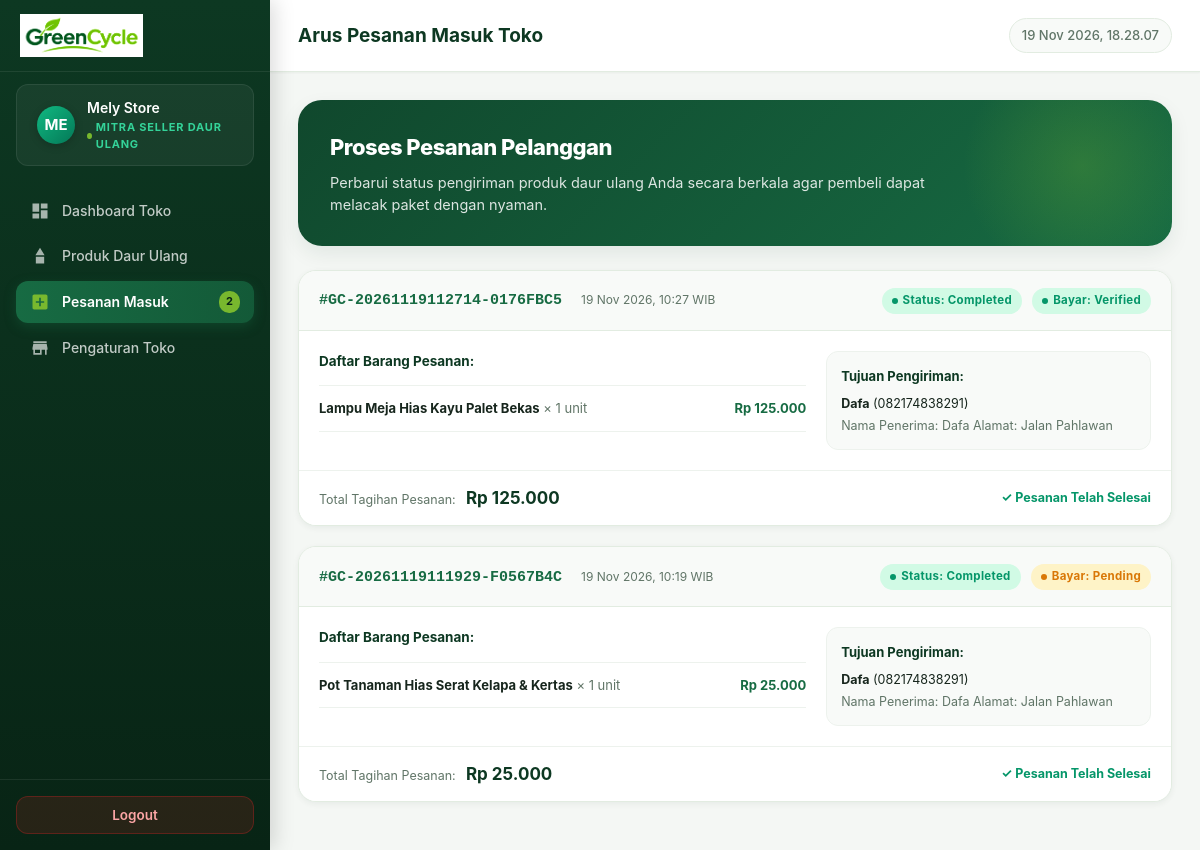
Page /seller/orders/index.php (signed in) on the committed database.
### tables this page shows
CREATE TABLE `stores` (
  `id` int(11) NOT NULL,
  `user_id` int(11) NOT NULL,
  `store_name` varchar(150) NOT NULL,
  `description` text DEFAULT NULL,
  `address` text DEFAULT NULL,
  `phone` varchar(20) DEFAULT NULL,
  `logo` varchar(255) DEFAULT NULL,
  `status` enum('active','inactive') NOT NULL DEFAULT 'active',
  `created_at` timestamp NOT NULL DEFAULT current_timestamp(),
  `updated_at` timestamp NOT NULL DEFAULT current_timestamp() ON UPDATE current_timestamp()
);

CREATE TABLE `orders` (
  `id` int(11) NOT NULL,
  `order_code` varchar(50) NOT NULL,
  `user_id` int(11) NOT NULL,
  `store_id` int(11) NOT NULL,
  `order_date` timestamp NOT NULL DEFAULT current_timestamp(),
  `shipping_address` text NOT NULL,
  `phone` varchar(20) NOT NULL DEFAULT '',
  `subtotal` decimal(12,2) NOT NULL DEFAULT 0.00,
  `shipping_cost` decimal(12,2) NOT NULL DEFAULT 0.00,
  `total_amount` decimal(12,2) NOT NULL DEFAULT 0.00,
  `status` enum('pending','processing','shipped','completed','cancelled') NOT NULL DEFAULT 'pending',
  `notes` text DEFAULT NULL,
  `created_at` timestamp NOT NULL DEFAULT current_timestamp(),
  `updated_at` timestamp NOT NULL DEFAULT current_timestamp() ON UPDATE current_timestamp()
);

CREATE TABLE `transactions` (
  `id` int(11) NOT NULL,
  `order_id` int(11) NOT NULL,
  `payment_method` enum('bank_transfer','cash_on_delivery') NOT NULL DEFAULT 'bank_transfer',
  `payment_status` enum('pending','verified','rejected') NOT NULL DEFAULT 'pending',
  `payment_proof` varchar(255) DEFAULT NULL,
  `payment_date` datetime DEFAULT NULL,
  `verified_at` datetime DEFAULT NULL,
  `created_at` timestamp NOT NULL DEFAULT current_timestamp(),
  `updated_at` timestamp NOT NULL DEFAULT current_timestamp() ON UPDATE current_timestamp()
);

CREATE TABLE `order_items` (
  `id` int(11) NOT NULL,
  `order_id` int(11) NOT NULL,
  `product_id` int(11) DEFAULT NULL,
  `product_name` varchar(150) NOT NULL,
  `product_photo` varchar(255) DEFAULT NULL,
  `price` decimal(12,2) NOT NULL,
  `quantity` int(11) NOT NULL,
  `subtotal` decimal(12,2) NOT NULL
);

CREATE TABLE `users` (
  `id` int(11) NOT NULL,
  `name` varchar(100) NOT NULL,
  `email` varchar(100) NOT NULL,
  `password` varchar(255) NOT NULL,
  `phone` varchar(20) DEFAULT NULL,
  `address` text DEFAULT NULL,
  `profile_photo` varchar(255) DEFAULT NULL,
  `role` enum('admin','seller','customer') NOT NULL DEFAULT 'customer',
  `status` enum('active','inactive') NOT NULL DEFAULT 'active',
  `created_at` timestamp NOT NULL DEFAULT current_timestamp(),
  `updated_at` timestamp NOT NULL DEFAULT current_timestamp() ON UPDATE current_timestamp()
);

### includes/init.php (called while the page is built, shortened)
<?php
function e($value)
{
    return htmlspecialchars((string) $value, ENT_QUOTES, 'UTF-8');
}

### seller/orders/index.php (the view, shortened to what this page needs)
<?php
require_once __DIR__ . '/../../includes/auth_check.php';
$userId = (int)$_SESSION['user_id'];
$sellerName = $_SESSION['name'] ?? 'Penjual';
$stmt = $conn->prepare("SELECT id, store_name FROM stores WHERE user_id = ? LIMIT 1");
$stmt->bind_param("i", $userId);
$stmt->execute();
$store = $stmt->get_result()->fetch_assoc();
$storeId = $store ? (int)$store['id'] : 0;
$orders = [];
if ($storeId > 0) {
    $oStmt = $conn->prepare("
        SELECT
            o.id,
            o.order_code,
            o.order_date,
            o.shipping_address,
            o.subtotal,
            o.shipping_cost,
            o.total_amount,
            o.status,
            o.notes,
            u.name AS customer_name,
            u.phone AS customer_phone,
            u.email AS customer_email,
            t.payment_method,
            t.payment_status
        FROM orders o
        INNER JOIN users u ON o.user_id = u.id
        LEFT JOIN transactions t ON t.order_id = o.id
        WHERE o.store_id = ?
        ORDER BY o.order_date DESC
    ");
    $oStmt->bind_param("i", $storeId);
    $oStmt->execute();
    $orders = $oStmt->get_result()->fetch_all(MYSQLI_ASSOC);
    foreach ($orders as &$ord) {
        $iStmt = $conn->prepare("
            SELECT product_name, price, quantity, subtotal, product_photo
            FROM order_items
            WHERE order_id = ?
        ");
        $iStmt->bind_param("i", $ord['id']);
        $iStmt->execute();
        $ord['items'] = $iStmt->get_result()->fetch_all(MYSQLI_ASSOC);
    }
}
?>
<!DOCTYPE html>
<html lang="id">
<head>
    <link rel="stylesheet" href="/GreenCycle/assets/css/dashboard.css">
</head>
<body>
<div class="gc-app">
    <aside class="gc-sidebar" id="gcSidebar">
        <div class="gc-sidebar-header">
            <a href="/GreenCycle/seller/dashboard.php" class="gc-sidebar-logo">
                <img
                    src="/GreenCycle/assets/images/greencycle-logo.png"
                    alt="GreenCycle Logo"
                    onerror="this.style.display='none'; this.nextElementSibling.style.display='inline';"
                >
            </a>
        </div>
        <div class="gc-sidebar-role-badge">
            <div class="gc-role-avatar" style="background: linear-gradient(135deg, #10b981, #047857);">
                <?= strtoupper(substr($store['store_name'] ?? $sellerName, 0, 2)) ?>
            </div>
            <div class="gc-role-info">
                <div class="gc-role-name"><?= e($store['store_name'] ?? $sellerName) ?></div>
                <div class="gc-role-tag" style="color: #34d399;">Mitra Seller Daur Ulang</div>
            </div>
        </div>
        <nav class="gc-sidebar-nav">
            <a href="/GreenCycle/seller/dashboard.php" class="gc-nav-item">
                <svg viewBox="0 0 24 24"><path d="M3 13h8V3H3v10zm0 8h8v-6H3v6zm10 0h8V11h-8v10zm0-18v6h8V3h-8z"/></svg>
                Dashboard Toko
            </a>
            <a href="/GreenCycle/seller/products/index.php" class="gc-nav-item">
                <svg viewBox="0 0 24 24"><path d="M12 2l-5.5 9h11zM7 13h10v8H7z"/></svg>
                Produk Daur Ulang
            </a>
            <a href="/GreenCycle/seller/orders/index.php" class="gc-nav-item active">
                <svg viewBox="0 0 24 24"><path d="M19 3H5c-1.1 0-2 .9-2 2v14c0 1.1.9 2 2 2h14c1.1 0 2-.9 2-2V5c0-1.1-.9-2-2-2zm-2 10h-4v4h-2v-4H7v-2h4V7h2v4h4v2z"/></svg>
                Pesanan Masuk
                <span class="gc-nav-badge"><?= count($orders) ?></span>
            </a>
            <a href="/GreenCycle/seller/store/index.php" class="gc-nav-item">
                <svg viewBox="0 0 24 24"><path d="M20 4H4v2h16V4zm1 10v-2l-1-5H4l-1 5v2h1v6h10v-6h4v6h2v-6h1zm-9 4H6v-4h6v4z"/></svg>
                Pengaturan Toko
            </a>
        </nav>
        <div class="gc-sidebar-footer">
            <form action="/GreenCycle/auth/logout.php" method="POST">
                <button type="submit" class="gc-btn-logout-sidebar">Logout</button>
            </form>
        </div>
    </aside>
    <main class="gc-main">
        <header class="gc-topbar">
            <div class="gc-topbar-left">
                <div class="gc-topbar-title">
                    <span>Arus Pesanan Masuk Toko</span>
                </div>
            </div>
            <div class="gc-topbar-right">
                <div class="gc-topbar-clock" id="gcLiveClock"></div>
            </div>
        </header>
        <div class="gc-content">
            <div class="gc-hero-banner" style="background: linear-gradient(135deg, #10482d 0%, #176b43 100%); margin-bottom: 24px;">
                <div class="gc-hero-info">
                    <h2 class="gc-hero-title" style="font-size: 22px;">Proses Pesanan Pelanggan</h2>
                    <p class="gc-hero-subtitle">Perbarui status pengiriman produk daur ulang Anda secara berkala agar pembeli dapat melacak paket dengan nyaman.</p>
                </div>
            </div>
            <?php if (empty($orders)): ?>
                <div class="gc-panel">
                    <div style="text-align: center; padding: 48px; color: var(--gc-text-muted);">
                        <svg width="48" height="48" viewBox="0 0 24 24" fill="none" stroke="currentColor" stroke-width="1.5" style="margin-bottom: 12px; color: var(--gc-primary);"><path d="M19 3H5c-1.1 0-2 .9-2 2v14c0 1.1.9 2 2 2h14c1.1 0 2-.9 2-2V5c0-1.1-.9-2-2-2zm-2 10h-4v4h-2v-4H7v-2h4V7h2v4h4v2z"/></svg>
                        <h3>Belum Ada Pesanan Masuk</h3>
                        <p style="margin-top: 6px;">Saat pelanggan membeli produk daur ulang dari tokomu, daftarnya akan muncul di sini.</p>
                    </div>
                </div>
            <?php else: ?>
                <?php foreach ($orders as $ord): ?>
                    <div class="gc-order-card">
                        <div class="gc-order-card-header">
                            <div>
                                <strong style="font-size: 15px; color: var(--gc-primary); font-family: monospace;">
                                    #<?= e($ord['order_code']) ?>
                                </strong>
                                <span style="color: var(--gc-text-muted); font-size: 12px; margin-left: 10px;">
                                    <?= date('d M Y, H:i', strtotime($ord['order_date'])) ?> WIB
                                </span>
                            </div>
                            <div>
                                <span class="gc-badge badge-<?= e($ord['status']) ?>">
                                    Status: <?= e($ord['status']) ?>
                                </span>
                                <?php if (!empty($ord['payment_status'])): ?>
                                    <span class="gc-badge badge-<?= $ord['payment_status'] === 'verified' ? 'completed' : 'pending' ?>" style="margin-left: 6px;">
                                        Bayar: <?= e($ord['payment_status']) ?>
                                    </span>
                                <?php endif; ?>
                            </div>
                        </div>
                        <div class="gc-order-card-body">
                            <div style="display: grid; grid-template-columns: 1.5fr 1fr; gap: 20px;">
                                <div>
                                    <h4 style="font-size: 13.5px; color: var(--gc-forest); margin-bottom: 8px;">Daftar Barang Pesanan:</h4>
                                    <div class="gc-order-items-list">
                                        <?php if (!empty($ord['items'])): ?>
                                            <?php foreach ($ord['items'] as $it): ?>
                                                <div style="display: flex; justify-content: space-between; align-items: center; font-size: 13px;">
                                                    <div>
                                                        <strong><?= e($it['product_name']) ?></strong>
                                                        <span style="color: var(--gc-text-muted);"> × <?= (int)$it['quantity'] ?> unit</span>
                                                    </div>
                                                    <div style="font-weight: 700; color: var(--gc-primary);">
                                                        Rp <?= number_format($it['subtotal'], 0, ',', '.') ?>
                                                    </div>
                                                </div>
                                            <?php endforeach; ?>
                                        <?php endif; ?>
                                    </div>
                                </div>
                                <div style="background: var(--gc-surface-alt); padding: 14px; border-radius: var(--gc-radius-md); font-size: 12.5px; border: 1px solid var(--gc-border-light);">
                                    <h4 style="font-size: 13px; color: var(--gc-forest); margin-bottom: 8px;">Tujuan Pengiriman:</h4>
                                    <div><strong><?= e($ord['customer_name']) ?></strong> (<?= e($ord['customer_phone'] ?? '-') ?>)</div>
                                    <div style="color: var(--gc-text-muted); margin-top: 4px; line-height: 1.4;"><?= e($ord['shipping_address']) ?></div>
                                </div>
                            </div>
                        </div>
                        <div class="gc-order-card-footer">
                            <div>
                                <span style="font-size: 12.5px; color: var(--gc-text-muted);">Total Tagihan Pesanan:</span>
                                <strong style="font-size: 17px; color: var(--gc-forest); margin-left: 6px;">
                                    Rp <?= number_format($ord['total_amount'], 0, ',', '.') ?>
                                </strong>
                            </div>
                            <div style="display: flex; gap: 8px; align-items: center;">
                                <?php if ($ord['status'] === 'pending'): ?>
                                    <form action="/GreenCycle/seller/orders/update_status.php" method="POST" style="margin: 0;">
                                        <input type="hidden" name="csrf_token" value="<?= e(csrf_token()) ?>">
                                        <input type="hidden" name="order_id" value="<?= $ord['id'] ?>">
                                        <input type="hidden" name="new_status" value="processing">
                                        <button type="submit" class="gc-btn gc-btn-sm gc-btn-primary">
                                            ✓ Proses Pesanan
                                        </button>
                                    </form>
                                <?php elseif ($ord['status'] === 'shipped'): ?>
                                    <span style="font-size: 12.5px; color: #7c3aed; font-weight: 600;">
                                        Menunggu konfirmasi penerimaan pembeli...
                                    </span>
                                <?php elseif ($ord['status'] === 'completed'): ?>
                                    <span style="font-size: 12.5px; color: #059669; font-weight: 700;">
                                        ✓ Pesanan Telah Selesai
                                    </span>
                                <?php elseif ($ord['status'] === 'cancelled'): ?>
                                    <span style="font-size: 12.5px; color: #dc2626; font-weight: 600;">
                                        ✕ Pesanan Dibatalkan
                                    </span>
                                <?php endif; ?>
                            </div>
                        </div>
                    </div>
                <?php endforeach; ?>
            <?php endif; ?>
        </div>
    </main>
</div>
</body>
</html>

### seller/orders/index.php (style rules this page uses)
.gc-order-card { background: var(--gc-surface); border: 1px solid var(--gc-border); border-radius: var(--gc-radius-lg); margin-bottom: 20px; overflow: hidden; box-shadow: var(--gc-shadow-sm); }
.gc-order-card-header { padding: 16px 20px; background: var(--gc-surface-alt); border-bottom: 1px solid var(--gc-border); display: flex; align-items: center; justify-content: space-between; flex-wrap: wrap; gap: 12px; }
.gc-order-card-body { padding: 20px; }
.gc-order-items-list { display: flex; flex-direction: column; gap: 10px; margin: 14px 0; border-top: 1px solid var(--gc-border-light); border-bottom: 1px solid var(--gc-border-light); padding: 12px 0; }
.gc-order-card-footer { padding: 14px 20px; background: #ffffff; border-top: 1px solid var(--gc-border-light); display: flex; align-items: center; justify-content: space-between; flex-wrap: wrap; gap: 12px; }

### rows in the picture
stores: store_name "ME", store_name "Mely Store"
orders: order_code "GC-20261119112714-0176FBC5", order_date "19 Nov 2026, 10:27", status "Completed", transactions.payment_status "Verified", user.name "Dafa", user.phone "082174838291", shipping_address "Nama Penerima: Dafa Alamat: Jalan Pahlawan", total_amount "125.000", shows "✓ Pesanan Telah Selesai"
order_items: product_name "Lampu Meja Hias Kayu Palet Bekas", quantity "1", subtotal "125.000"
orders: order_code "GC-20261119111929-F0567B4C", order_date "19 Nov 2026, 10:19", status "Completed", transactions.payment_status "Pending", user.name "Dafa", user.phone "082174838291", shipping_address "Nama Penerima: Dafa Alamat: Jalan Pahlawan", total_amount "25.000", shows "✓ Pesanan Telah Selesai"
order_items: product_name "Pot Tanaman Hias Serat Kelapa & Kertas", quantity "1", subtotal "25.000"

### other values in the picture
count($orders) "2"
